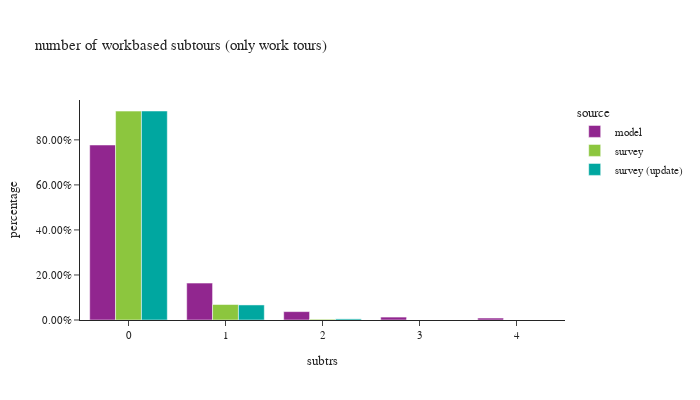

The code cell stored with this chart in its notebook:
### Code cell
test = wk_tour.loc[wk_tour['subtrs']!=11].copy()
df_plot = test.groupby(['source','subtrs'])['toexpfac'].sum().reset_index()
df_plot['percentage'] = df_plot.groupby(['source'], group_keys=False)['toexpfac']. \
    apply(lambda x: x / float(x.sum()))

df_plot_ct = test.groupby(['source','subtrs'])['toexpfac'].count().reset_index(). \
    rename(columns={'toexpfac':'sample count'})
df_plot = df_plot.merge(df_plot_ct, on=['source','subtrs'])

fig = px.bar(df_plot.sort_values(by=['source']), x="subtrs", y="percentage", color="source",
             barmode="group",hover_data=['sample count'],title="number of workbased subtours (only work tours)")
fig.update_layout(height=400, width=700, font=dict(size=11),
                  xaxis = dict(dtick = 1, categoryorder='category ascending'),
                  yaxis=dict(tickformat=".2%"))
fig.show()

### Figure 1 — Plotly figure (JSON) as saved in the notebook; plotly's stock layout.template omitted (floating-point values rounded to 4 significant figures)
{"data": [{"alignmentgroup": "True", "customdata": [[1123315], [236858], [53816], [18763], [12575]], "hovertemplate": "source=model<br>subtrs=%{x}<br>percentage=%{y}<br>sample count=%{customdata[0]}<extra></extra>", "legendgroup": "model", "marker": {"color": "#91268F", "pattern": {"shape": ""}}, "name": "model", "offsetgroup": "model", "orientation": "v", "showlegend": true, "textposition": "auto", "type": "bar", "x": [0, 1, 2, 3, 4], "xaxis": "x", "y": [0.7772, 0.1639, 0.03723, 0.01298, 0.0087], "yaxis": "y"}, {"alignmentgroup": "True", "customdata": [[2238], [210], [17], [1], [2]], "hovertemplate": "source=survey<br>subtrs=%{x}<br>percentage=%{y}<br>sample count=%{customdata[0]}<extra></extra>", "legendgroup": "survey", "marker": {"color": "#8CC63E", "pattern": {"shape": ""}}, "name": "survey", "offsetgroup": "survey", "orientation": "v", "showlegend": true, "textposition": "auto", "type": "bar", "x": [0, 1, 2, 3, 4], "xaxis": "x", "y": [0.9278, 0.06876, 0.003454, 9.792e-06, 1.701e-05], "yaxis": "y"}, {"alignmentgroup": "True", "customdata": [[2330], [223], [19], [2], [2]], "hovertemplate": "source=survey (update)<br>subtrs=%{x}<br>percentage=%{y}<br>sample count=%{customdata[0]}<extra></extra>", "legendgroup": "survey (update)", "marker": {"color": "#00A7A0", "pattern": {"shape": ""}}, "name": "survey (update)", "offsetgroup": "survey (update)", "orientation": "v", "showlegend": true, "textposition": "auto", "type": "bar", "x": [0, 1, 2, 3, 4], "xaxis": "x", "y": [0.9282, 0.06682, 0.004926, 2.526e-05, 1.956e-05], "yaxis": "y"}], "layout": {"barmode": "group", "font": {"size": 11}, "height": 400, "legend": {"title": {"text": "source"}, "tracegroupgap": 0}, "title": {"text": "number of workbased subtours (only work tours)"}, "width": 700, "xaxis": {"anchor": "y", "categoryorder": "category ascending", "domain": [0, 1], "dtick": 1, "title": {"text": "subtrs"}}, "yaxis": {"anchor": "x", "domain": [0, 1], "tickformat": ".2%", "title": {"text": "percentage"}}}}
